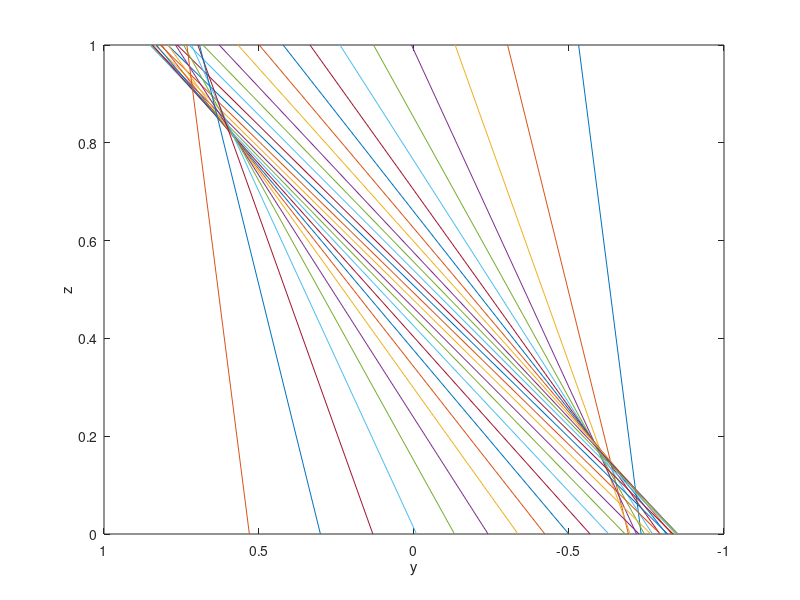

This figure's MATLAB source:
%% SGFRONTOGENESIS ?
%
%  Discussion:
%
%    This script is discussed in chapter 15 of the reference.
%
%  Modified:
%
%    02 December 2009
%
%  Author:
%
%    Benoit Cushman-Roisin, Jean-Marie Beckers.
%
%  Reference:
%
%    Benoit Cushman-Roisin, Jean-Marie Beckers,
%    Introduction to Geophysical Fluid Dynamics,
%    Academic Press, 2010.
%
%  Parameters:
%
  clear all;

  M=30;
  BU=0.6;
  yc=0.0;

  for i=1:M
    Y0(i) = yc + atanh ( -1 + 2 * i / ( M + 1 ) );
    S0(i) = 1 / BU * ( cosh ( Y0(i) - yc ) )^2;
  end

  for t=0:0.03:1
    for i=1:M
      S=S0(i)*exp(-t);
      Y=Y0(i)*exp(-t);
      zp(1)=0;
      yp(1)=Y-0.5/S;
      zp(2)=1;
      yp(2)=Y+0.5/S;
      set(gca,'XDir','reverse')
      plot(yp,zp);
      xlabel('y')
      ylabel('z')
      axis([-1 1 0 1])
      hold on
    end
    pause(0.1)
    hold off
    xlabel('y')
    ylabel('z')
    axis([-1 1 0 1])
  end
